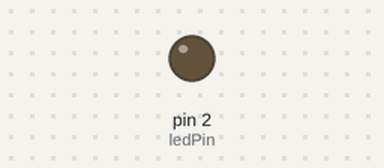
Simulated run of this sketch. Board: Arduino Uno, built with avr-gcc and run on an emulated ATmega328P. On the bench: output pins drawn as LEDs (lit = HIGH).

Above: at 0.5 s.
At 34.0 s:
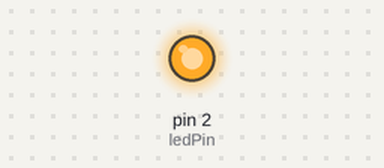
Timing chart, 0 to 45.5 s (numbered marks = the images above):
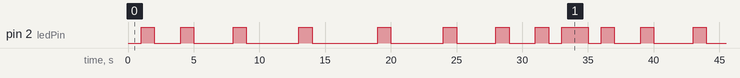

Measured:
- by itself, pin 2 (ledPin): repeats every 35.0 s: LOW 2.0 s, HIGH 1.0 s, LOW 3.0 s, HIGH 1.0 s, LOW 4.0 s, HIGH 1.0 s, LOW 5.0 s, HIGH 1.0 s, LOW 4.0 s, HIGH 1.0 s, LOW 3.0 s, HIGH 1.0 s, LOW 2.0 s, HIGH 1.0 s, LOW 1.0 s, HIGH 2.0 s, LOW 1.0 s, HIGH 1.0 s
- by itself, everything shown: repeats every 35.0 s, in 18 steps

The sketch:

1b.ino
```cpp
int ledPin = 2; // LED Pin number
int delayTime = 1000; // Initial delay time in milliseconds
bool decreasingDelay = false; // Flag to indicate decreasing delay

void setup() {
  pinMode(ledPin, OUTPUT);
}

void loop() {

  digitalWrite(ledPin, LOW);
  delay(delayTime);
  digitalWrite(ledPin, HIGH);
  delay(1000);

  // Check if we need to decrease the delay time
  if (delayTime == 5000) {
    decreasingDelay = true;
  }

  // Increase or decrease the delay time based on the flag
  if (!decreasingDelay) {
    delayTime += 1000;
  } else {
    delayTime -= 1000;
  }

  // Reset the flag if the delay time becomes 0
  if (delayTime == 0) {
    decreasingDelay = false;
  }
}
```
